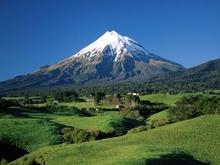
%> input picture Assignment/FirstAssignment/mountain-04.jpg, 220 x 165 px, shrunk from 1600 x 1200 before the run
$ octave convolvescript.m   (GNU Octave 9; MATLAB toolbox functions it lacks are replaced by stand-ins)
%> lines starting %> are read from the running program, lines starting %| are printed output that depends on the picture
### Assignment/FirstAssignment/Convolve.m
function [out_img]= Convolve (in_img, filter)

[rows,column]=size (in_img);
in_filter = filter(end:-1:1,end:-1:1);
new_in_img= zeros(rows+2,column+2);
new_in_img= cast(new_in_img, class(in_img));

new_in_img(2:end-1,2:end-1)=in_img;

out_img= zeros(size(new_in_img));
out_img= cast(out_img,class(new_in_img));

for i=2:1:rows+1
    for j=2:1:column+1
        value=0;
        for g=-1:1:1
            for l=-1:1:1

                temp=new_in_img(i+g,j+l)*in_filter(g+2,l+2);

                value=value+temp;
            end
        end
        out_img(i,j)=value;
    end
end

out_img = out_img(2:end-1,2:end-1);
end

### Assignment/FirstAssignment/convolvescript.m
in_img=imread('mountain-04.jpg');
%> in_img is the input picture: size 165x220x3 uint8; mean R, G, B 62.1, 94.6, 101.6
red_image=in_img(:,:,1);
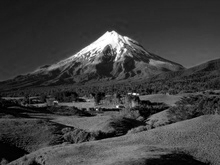
%> red_image: size 165x220 uint8; min 0, max 255, mean 62.1
green_image=in_img(:,:,2);
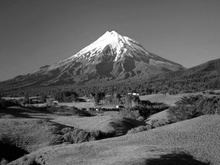
%> green_image: size 165x220 uint8; min 0, max 255, mean 94.6
blue_image=in_img(:,:,3);

%kernel1=[-1 0 1; -2 0 2; -1 0 1];
kernel1=[1/16 1/8 1/16; 1/8 1/4 1/8; 1/16 1/8 1/16];
R_image=Convolve(red_image,kernel1);
G_image=Convolve(green_image,kernel1);
%> after the loop in Convolve (call 2), `for i=2:1:rows+1`:
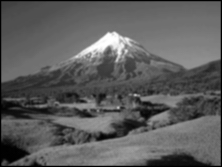
%> out_img: size 167x222 uint8; min 0, max 255, mean 92.7; mean of the top-left, top-right, bottom-left and bottom-right quarters 96.8, 107.2, 78.5, 88.5
B_image=Convolve(blue_image,kernel1);
%> in Convolve (call 3), `new_in_img(2:end-1,2:end-1)=in_img;`:
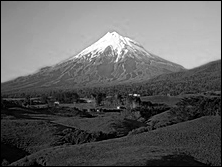
%> new_in_img: size 167x222 uint8; min 0, max 255, mean 99.5
%> after the loop in Convolve (call 3), `for i=2:1:rows+1`:
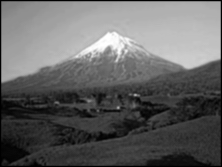
%> out_img: size 167x222 uint8; min 0, max 255, mean 99.5; mean of the top-left, top-right, bottom-left and bottom-right quarters 150, 158.4, 43.8, 47.1
%> in Convolve (call 3), `out_img = out_img(2:end-1,2:end-1);`:
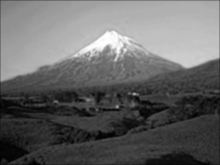
%> out_img: size 165x220 uint8; min 0, max 255, mean 101.6; mean of the top-left, top-right, bottom-left and bottom-right quarters 153.2, 161.8, 44.8, 48.1

imshow(cat(3,R_image,G_image,B_image));
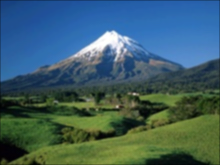
%> displayed picture: size 165x220x3, on the screen's scale of 0 to 255; mean R, G, B 62.4, 94.7, 101.6

$ run again, with Assignment/FirstAssignment/apple.jpg copied over Assignment/FirstAssignment/mountain-04.jpg
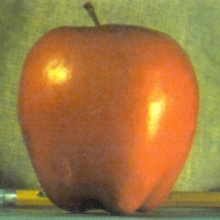
%> input picture Assignment/FirstAssignment/apple.jpg, 220 x 220 px, shrunk from 512 x 512 before the run
%> in_img is the input picture: size 220x220x3 uint8; mean R, G, B 159, 119.6, 64.8
%> in Convolve (call 3), `new_in_img(2:end-1,2:end-1)=in_img;`:
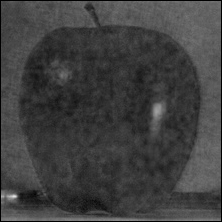
%> new_in_img: size 222x222 uint8; min 0, max 226, mean 63.6
%> `imshow(cat(3,R_image,G_image,B_image));`:
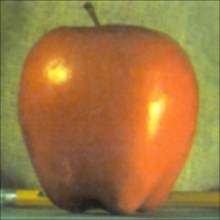
%> displayed picture: size 220x220x3, on the screen's scale of 0 to 255; mean R, G, B 158.9, 119.5, 64.8
